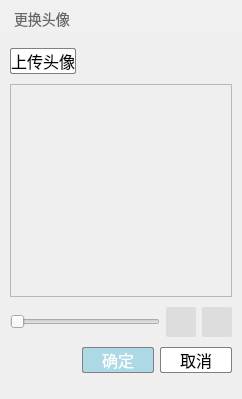
<?xml version="1.0" encoding="UTF-8"?>
<ui version="4.0">
 <class>ChangeHeaderWnd</class>
 <widget class="QWidget" name="ChangeHeaderWnd">
  <property name="geometry">
   <rect>
    <x>0</x>
    <y>0</y>
    <width>242</width>
    <height>399</height>
   </rect>
  </property>
  <property name="windowTitle">
   <string>ChangeHeaderWnd</string>
  </property>
  <property name="styleSheet">
   <string notr="true">QWidget
{
	font-size:14px;
}
QWidget#UploadHeaderWnd
{
	background:#dddddd;
}
QWidget#widget_title
{
	background:#f0f0f0;
}
QLabel#label_title
{
	color:#666666;
}
QPushButton
{
	border:1px solid gray;
	border-radius:2px;
	background:white;
	font-size:16px;
}
QPushButton#pushButton_close
{
	border:none;
	background:transparent;
}
QPushButton#pushButton_anti
{
	border:none;
	background:#dddddd;
	background-image:url(:/QRC/UI/Image/rotate_anti_normal.png);
}
QPushButton#pushButton_anti:hover
{
	background-image:url(:/QRC/UI/Image/rotate_anti_hover.png);
}
QPushButton#pushButton_clock
{
	border:none;
	background:#dddddd;
	background-image:url(:/QRC/UI/Image/rotate_clock_normal.png);
}
QPushButton#pushButton_clock:hover
{
	background-image:url(:/QRC/UI/Image/rotate_clock_hover.png);
}
QPushButton#pushButton_ok
{
	color:white;
	background:lightblue;
}</string>
  </property>
  <layout class="QVBoxLayout" name="verticalLayout_2" stretch="0,1,0">
   <property name="spacing">
    <number>0</number>
   </property>
   <property name="leftMargin">
    <number>0</number>
   </property>
   <property name="topMargin">
    <number>0</number>
   </property>
   <property name="rightMargin">
    <number>0</number>
   </property>
   <property name="bottomMargin">
    <number>10</number>
   </property>
   <item>
    <widget class="QWidget" name="widget_title" native="true">
     <layout class="QHBoxLayout" name="horizontalLayout">
      <property name="spacing">
       <number>0</number>
      </property>
      <property name="leftMargin">
       <number>14</number>
      </property>
      <property name="topMargin">
       <number>8</number>
      </property>
      <property name="rightMargin">
       <number>14</number>
      </property>
      <property name="bottomMargin">
       <number>8</number>
      </property>
      <item>
       <widget class="QLabel" name="label_title">
        <property name="text">
         <string>更换头像</string>
        </property>
       </widget>
      </item>
      <item>
       <spacer name="horizontalSpacer">
        <property name="orientation">
         <enum>Qt::Horizontal</enum>
        </property>
        <property name="sizeHint" stdset="0">
         <size>
          <width>40</width>
          <height>20</height>
         </size>
        </property>
       </spacer>
      </item>
      <item>
       <widget class="QPushButton" name="pushButton_close">
        <property name="minimumSize">
         <size>
          <width>14</width>
          <height>14</height>
         </size>
        </property>
        <property name="maximumSize">
         <size>
          <width>14</width>
          <height>14</height>
         </size>
        </property>
        <property name="text">
         <string/>
        </property>
        <property name="icon">
         <iconset resource="../../ChangeHeader.qrc">
          <normaloff>:/QRC/UI/Image/close.png</normaloff>:/QRC/UI/Image/close.png</iconset>
        </property>
        <property name="iconSize">
         <size>
          <width>14</width>
          <height>14</height>
         </size>
        </property>
       </widget>
      </item>
     </layout>
    </widget>
   </item>
   <item>
    <layout class="QVBoxLayout" name="verticalLayout_3" stretch="0,1,0,0">
     <property name="spacing">
      <number>10</number>
     </property>
     <property name="leftMargin">
      <number>10</number>
     </property>
     <property name="topMargin">
      <number>10</number>
     </property>
     <property name="rightMargin">
      <number>10</number>
     </property>
     <property name="bottomMargin">
      <number>0</number>
     </property>
     <item>
      <layout class="QHBoxLayout" name="horizontalLayout_2">
       <item>
        <widget class="QPushButton" name="pushButton_upload">
         <property name="text">
          <string>上传头像</string>
         </property>
        </widget>
       </item>
       <item>
        <spacer name="horizontalSpacer_2">
         <property name="orientation">
          <enum>Qt::Horizontal</enum>
         </property>
         <property name="sizeHint" stdset="0">
          <size>
           <width>40</width>
           <height>20</height>
          </size>
         </property>
        </spacer>
       </item>
      </layout>
     </item>
     <item>
      <widget class="DragScrollArea" name="scrollArea">
       <property name="verticalScrollBarPolicy">
        <enum>Qt::ScrollBarAlwaysOff</enum>
       </property>
       <property name="horizontalScrollBarPolicy">
        <enum>Qt::ScrollBarAlwaysOff</enum>
       </property>
       <property name="widgetResizable">
        <bool>true</bool>
       </property>
       <widget class="QWidget" name="scrollAreaWidgetContents">
        <property name="geometry">
         <rect>
          <x>0</x>
          <y>0</y>
          <width>220</width>
          <height>218</height>
         </rect>
        </property>
        <layout class="QVBoxLayout" name="verticalLayout">
         <property name="spacing">
          <number>0</number>
         </property>
         <property name="leftMargin">
          <number>0</number>
         </property>
         <property name="topMargin">
          <number>0</number>
         </property>
         <property name="rightMargin">
          <number>0</number>
         </property>
         <property name="bottomMargin">
          <number>0</number>
         </property>
         <item>
          <widget class="QLabel" name="label_header">
           <property name="text">
            <string/>
           </property>
           <property name="alignment">
            <set>Qt::AlignCenter</set>
           </property>
          </widget>
         </item>
        </layout>
       </widget>
      </widget>
     </item>
     <item>
      <layout class="QHBoxLayout" name="horizontalLayout_3">
       <item>
        <widget class="QSlider" name="horizontalSlider">
         <property name="orientation">
          <enum>Qt::Horizontal</enum>
         </property>
        </widget>
       </item>
       <item>
        <widget class="QPushButton" name="pushButton_anti">
         <property name="minimumSize">
          <size>
           <width>30</width>
           <height>30</height>
          </size>
         </property>
         <property name="maximumSize">
          <size>
           <width>30</width>
           <height>30</height>
          </size>
         </property>
         <property name="text">
          <string/>
         </property>
         <property name="iconSize">
          <size>
           <width>30</width>
           <height>30</height>
          </size>
         </property>
        </widget>
       </item>
       <item>
        <widget class="QPushButton" name="pushButton_clock">
         <property name="minimumSize">
          <size>
           <width>30</width>
           <height>30</height>
          </size>
         </property>
         <property name="maximumSize">
          <size>
           <width>30</width>
           <height>30</height>
          </size>
         </property>
         <property name="text">
          <string/>
         </property>
         <property name="iconSize">
          <size>
           <width>30</width>
           <height>30</height>
          </size>
         </property>
        </widget>
       </item>
      </layout>
     </item>
     <item>
      <layout class="QHBoxLayout" name="horizontalLayout_4">
       <item>
        <spacer name="horizontalSpacer_3">
         <property name="orientation">
          <enum>Qt::Horizontal</enum>
         </property>
         <property name="sizeHint" stdset="0">
          <size>
           <width>40</width>
           <height>20</height>
          </size>
         </property>
        </spacer>
       </item>
       <item>
        <widget class="QPushButton" name="pushButton_ok">
         <property name="sizePolicy">
          <sizepolicy hsizetype="Expanding" vsizetype="Fixed">
           <horstretch>0</horstretch>
           <verstretch>0</verstretch>
          </sizepolicy>
         </property>
         <property name="text">
          <string>确定</string>
         </property>
        </widget>
       </item>
       <item>
        <widget class="QPushButton" name="pushButton_cancel">
         <property name="sizePolicy">
          <sizepolicy hsizetype="Expanding" vsizetype="Fixed">
           <horstretch>0</horstretch>
           <verstretch>0</verstretch>
          </sizepolicy>
         </property>
         <property name="text">
          <string>取消</string>
         </property>
        </widget>
       </item>
      </layout>
     </item>
    </layout>
   </item>
   <item>
    <widget class="QLabel" name="label_tip">
     <property name="text">
      <string/>
     </property>
     <property name="alignment">
      <set>Qt::AlignRight|Qt::AlignTrailing|Qt::AlignVCenter</set>
     </property>
    </widget>
   </item>
  </layout>
 </widget>
 <layoutdefault spacing="6" margin="11"/>
 <customwidgets>
  <customwidget>
   <class>DragScrollArea</class>
   <extends>QScrollArea</extends>
   <header location="global">UI/DragScrollArea.h</header>
   <container>1</container>
  </customwidget>
 </customwidgets>
 <resources>
  <include location="../../ChangeHeader.qrc"/>
 </resources>
 <connections/>
</ui>
